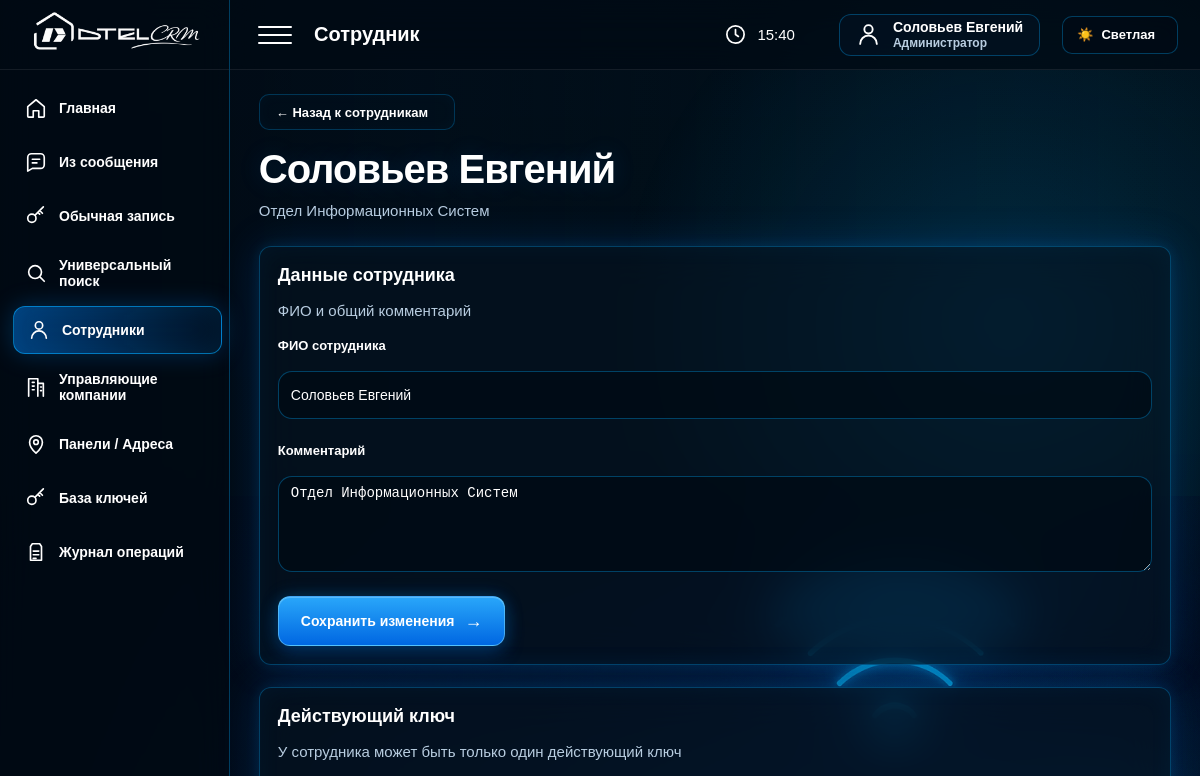
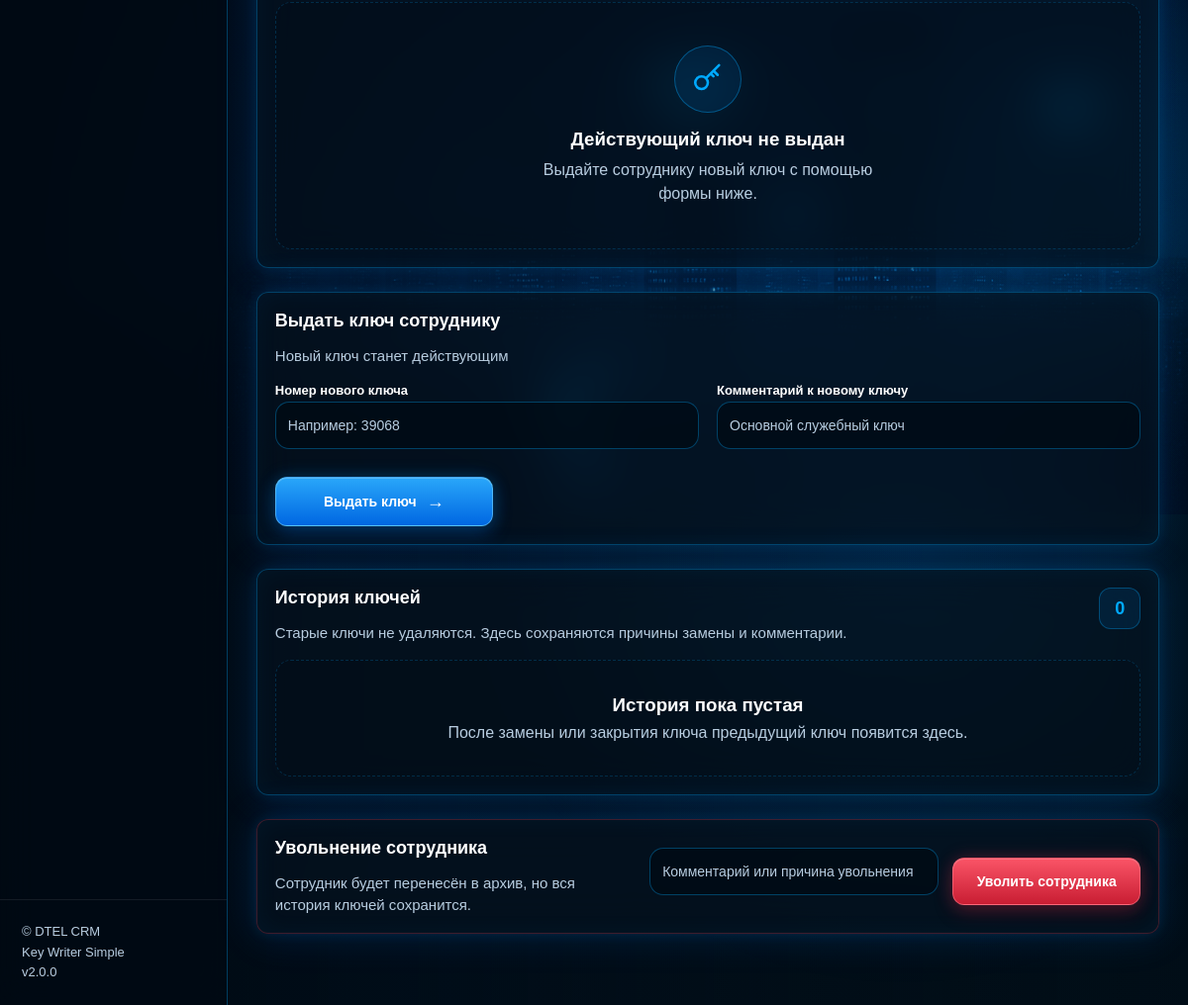
The page /employees/31 (signed in) on the database as committed earlier (2 pictures, top to bottom).
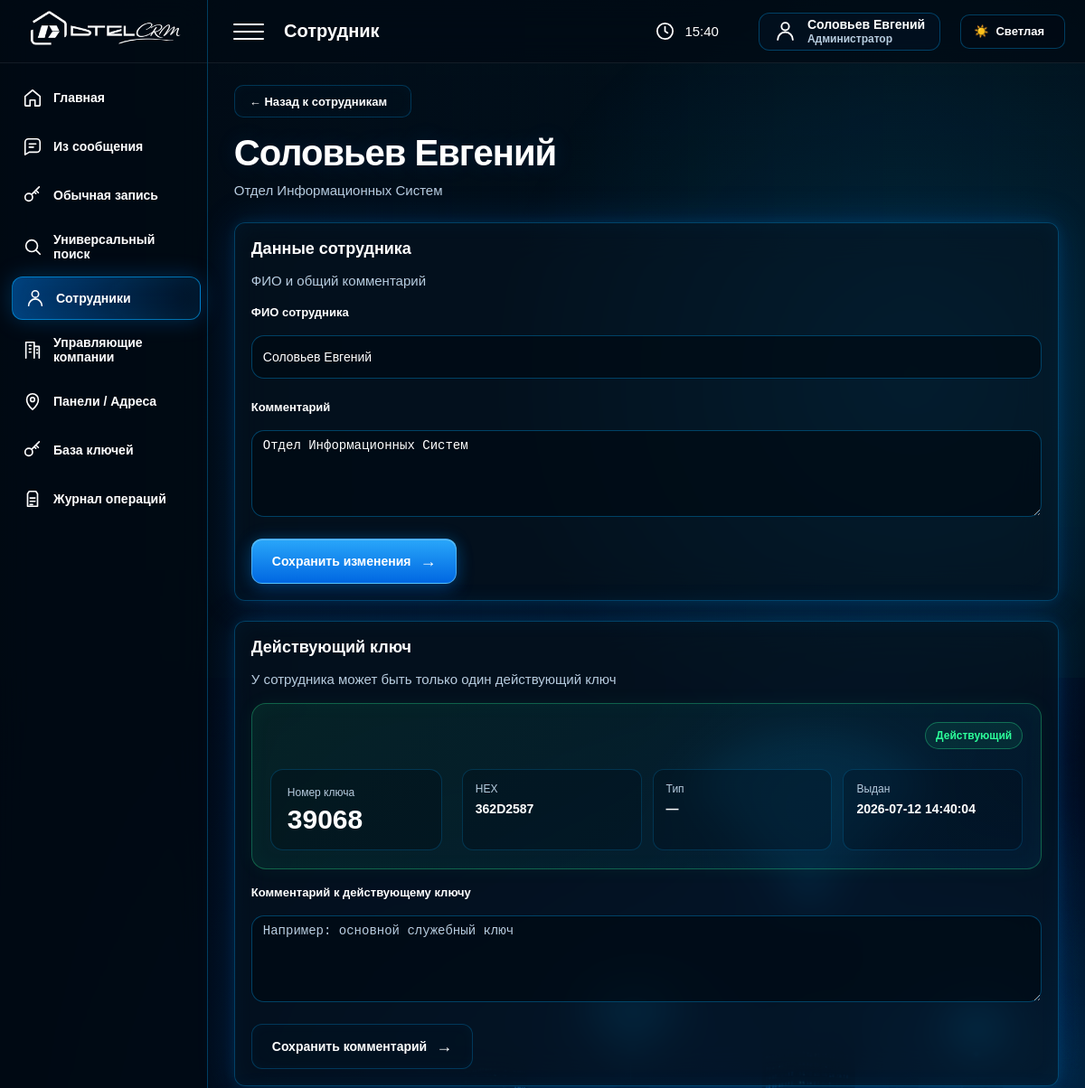
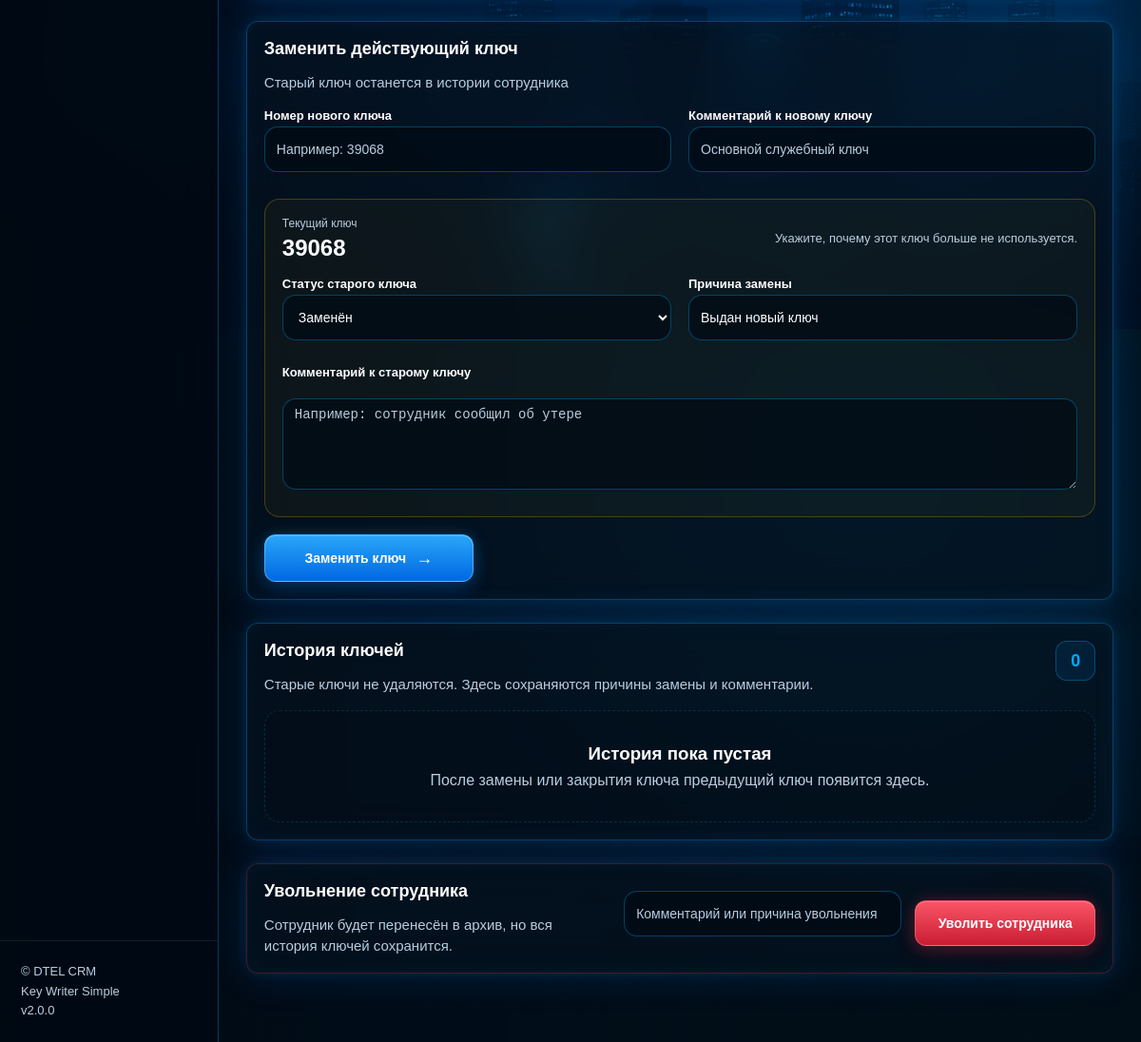
The same page on the database as committed later (2 pictures, top to bottom).
### tables this page shows
CREATE TABLE employee_keys (
            id INTEGER PRIMARY KEY AUTOINCREMENT,
            employee_id INTEGER NOT NULL,
            key_id INTEGER NOT NULL,
            status TEXT NOT NULL DEFAULT 'active',
            issued_at TEXT NOT NULL DEFAULT CURRENT_TIMESTAMP,
            closed_at TEXT DEFAULT NULL,
            close_reason TEXT DEFAULT '',
            comment TEXT DEFAULT '',
            created_at TEXT NOT NULL DEFAULT CURRENT_TIMESTAMP,
            updated_at TEXT NOT NULL DEFAULT CURRENT_TIMESTAMP,
            UNIQUE(employee_id, key_id),
            FOREIGN KEY(employee_id)
                REFERENCES employees(id)
                ON DELETE RESTRICT,
            FOREIGN KEY(key_id)
                REFERENCES keys(id)
                ON DELETE RESTRICT
        );

### app/routers/employees.py (the view)
@router.get("/employees/{employee_id}", response_class=HTMLResponse)
def employee_detail(request: Request, employee_id: int):
    employee = get_employee_any_status(employee_id)
    if not employee:
        return RedirectResponse("/employees", status_code=303)
    return templates.TemplateResponse(
        "employee_detail.html",
        _employee_detail_context(request, employee_id),
    )

### app/templates/employee_detail.html (shortened to what the changed rows need)
{% extends 'base.html' %}
{% block content %}
<div class="hero-title employee-detail-hero">
    <div>
        <div class="employee-detail-title-row">
            <div>
                <h1>{{ employee.full_name }}</h1>
            </div>
        </div>
    </div>
</div>
<div class="employee-detail-grid">
    <div class="panel employee-info-panel">
        <div class="panel-head">
            <div>
                <h2>Данные сотрудника</h2>
            </div>
        </div>
    </div>
    <div class="panel employee-active-key-panel">
        <div class="panel-head">
            <div>
                <h2>
                    {% if is_dismissed %}
                        Последний статус ключа
                    {% else %}
                        Действующий ключ
                    {% endif %}
                </h2>
            </div>
        </div>
        {% if active_key and not is_dismissed %}
        <div class="employee-active-key-card">
            <div class="employee-active-key-number">
                <span>Номер ключа</span>
                <strong>{{ active_key.number }}</strong>
            </div>
            <div class="employee-active-key-data">
                <div>
                    <span>HEX</span>
                    <b>{{ active_key.hex_value }}</b>
                </div>
                <div>
                    <span>Тип</span>
                    <b>{{ active_key.key_type or '—' }}</b>
                </div>
                <div>
                    <span>Выдан</span>
                    <b>{{ active_key.issued_at or '—' }}</b>
                </div>
            </div>
            <div class="employee-key-status active">Действующий</div>
        </div>
        <form
            method="post"
            action="/employees/{{ employee.id }}/keys/comment"
            class="employee-detail-form employee-key-comment-form"
        >
            <label>Комментарий к действующему ключу</label>
            <textarea
                name="comment"
                rows="3"
                placeholder="Например: основной служебный ключ"
            >{{ active_key.comment or '' }}</textarea>
            <button type="submit" class="btn btn-ghost wide-action">
                Сохранить комментарий
            </button>
        </form>
        {% else %}
        <div class="employee-no-key">
            <div class="employee-no-key-icon">
                <svg viewBox="0 0 24 24">
                    <circle cx="7.5" cy="14.5" r="4.5"/>
                    <path d="m11 11 9-9M16 6l3 3M14 8l2 2"/>
                </svg>
            </div>
            <h3>
                {% if is_dismissed %}
                    Ключ деактивирован при увольнении
                {% else %}
                    Действующий ключ не выдан
                {% endif %}
            </h3>
            <p>
                {% if is_dismissed %}
                    Последний ключ и причины закрытия находятся в истории ниже.
                {% else %}
                    Выдайте сотруднику новый ключ с помощью формы ниже.
                {% endif %}
            </p>
        </div>
        {% endif %}
    </div>
</div>
{% if not is_dismissed %}
<div class="panel employee-replace-panel">
    <div class="panel-head">
        <div>
            <h2>
                {% if active_key %}
                    Заменить действующий ключ
                {% else %}
                    Выдать ключ сотруднику
                {% endif %}
            </h2>
            <p class="subtitle">
                {% if active_key %}
                    Старый ключ останется в истории сотрудника
                {% else %}
                    Новый ключ станет действующим
                {% endif %}
            </p>
        </div>
    </div>
    <form
        method="post"
        action="/employees/{{ employee.id }}/keys/issue"
        class="employee-replace-form"
    >
        <div class="employee-form-grid">
            <div>
            </div>
            <div>
            </div>
        </div>
        {% if active_key %}
        <div class="employee-old-key-box">
            <div class="employee-old-key-head">
                <div>
                    <span>Текущий ключ</span>
                    <strong>{{ active_key.number }}</strong>
                </div>
                <p>Укажите, почему этот ключ больше не используется.</p>
            </div>
            <div class="employee-form-grid">
                <div>
                    <label>Статус старого ключа</label>
                    <select name="old_key_status" required>
                        <option value="replaced">Заменён</option>
                    </select>
                </div>
                <div>
                    <label>Причина замены</label>
                    <input
                        name="old_key_reason"
                        value="Выдан новый ключ"
                        placeholder="Укажите причину"
                        required
                    >
                </div>
            </div>
            <label>Комментарий к старому ключу</label>
            <textarea
                name="old_key_comment"
                rows="3"
                placeholder="Например: сотрудник сообщил об утере"
            ></textarea>
        </div>
        {% else %}
        <input type="hidden" name="old_key_status" value="replaced">
        <input type="hidden" name="old_key_reason" value="Первая выдача ключа">
        {% endif %}
        <button type="submit" class="btn wide-action">
            {% if active_key %}Заменить ключ{% else %}Выдать ключ{% endif %}
        </button>
    </form>
</div>
{% endif %}
<div class="panel employee-history-panel">
    <div class="panel-head">
        <div>
            <h2>История ключей</h2>
        </div>
    </div>
</div>
{% if not is_dismissed %}
<div class="panel employee-dismiss-panel">
    <div>
        <h2>Увольнение сотрудника</h2>
    </div>
</div>
{% endif %}
{% endblock %}

Rows that differ between the two databases and show on the page:
added employee_keys: issued_at "2026-07-12 14:40:04"
Other text that changed with them:
{{ active_key.number }}: (not shown) → "39068"
{{ active_key.hex_value }}: (not shown) → "362D2587"
{{ active_key.key_type or '—' }}: (not shown) → "—"
form field old_key_status: (not shown) → "Заменён"
form field old_key_reason: (not shown) → "Выдан новый ключ"
text no longer shown: "Действующий ключ не выдан Выдайте сотруднику новый ключ с помощью формы ниже. Выдать ключ сотруднику Новый ключ станет действующим Выдать ключ"
text now shown: "Номер ключа HEX Тип Выдан Действующий Комментарий к действующему ключу Сохранить комментарий Заменить действующий ключ Старый ключ останется в истории сотрудника Текущий ключ Укажите, почему этот ключ больше не используется. Статус старого ключа Причина замены Комментарий к старому ключу Заменить ключ"
